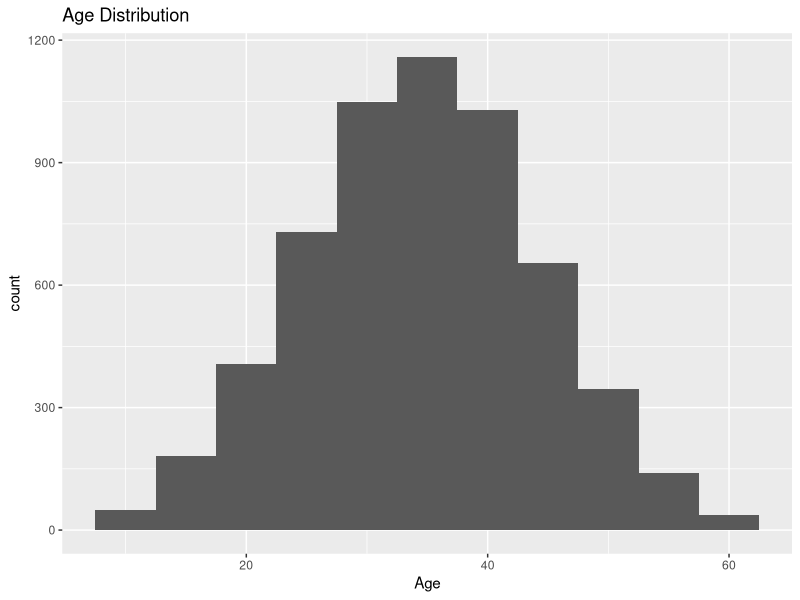
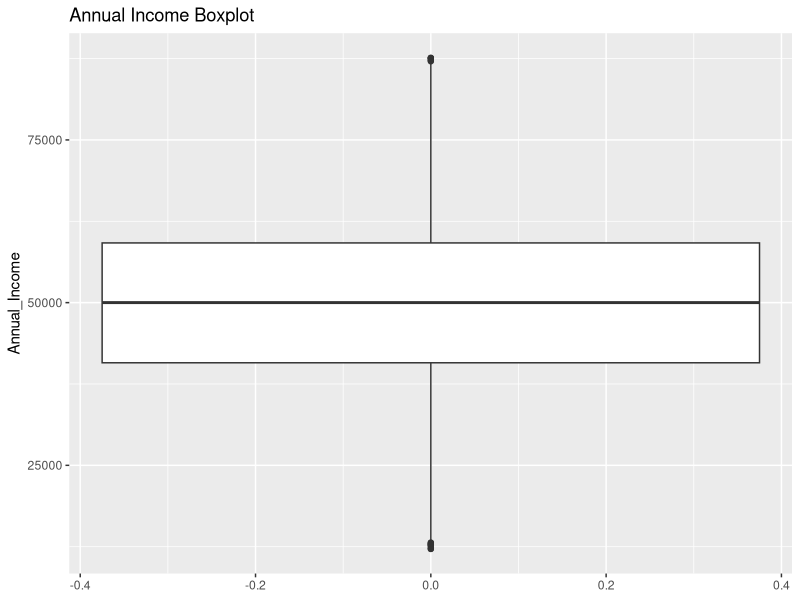
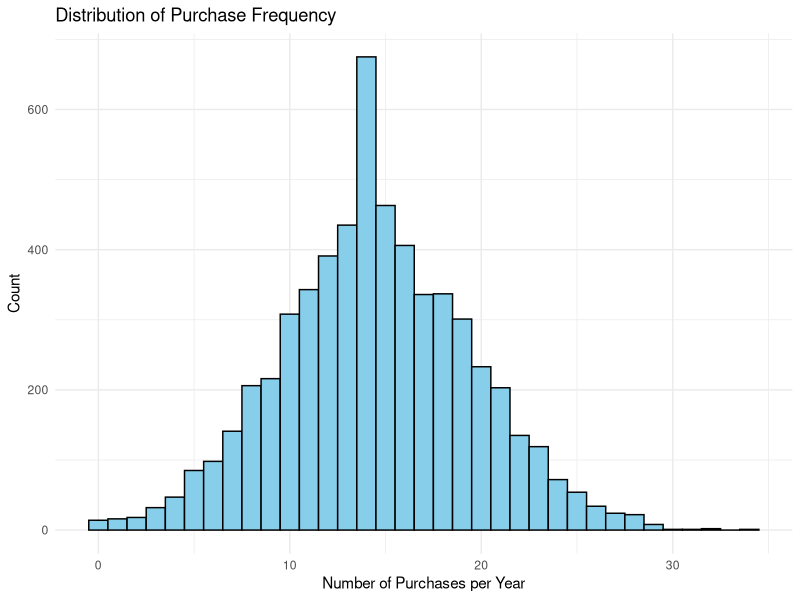
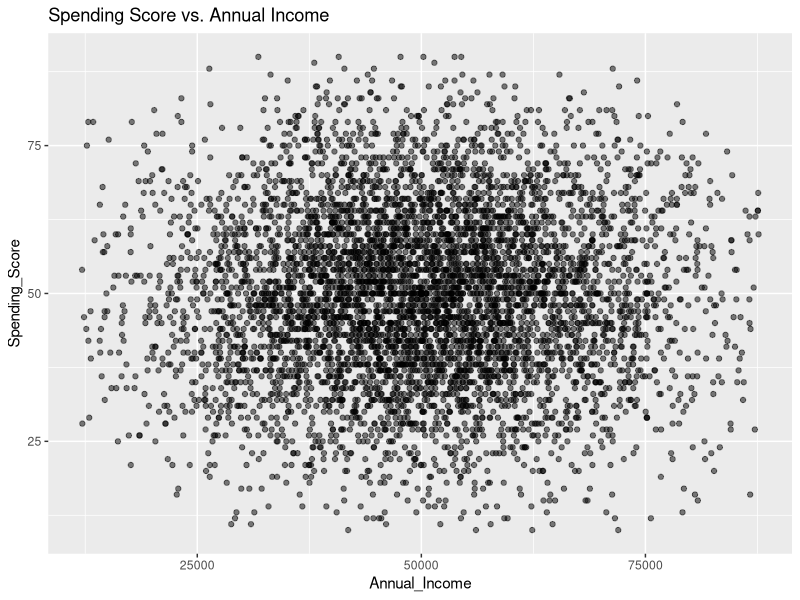
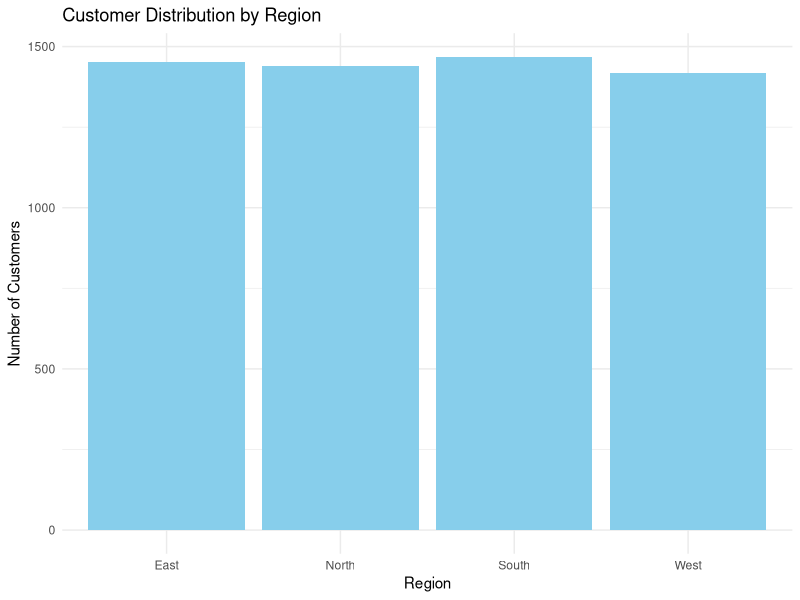
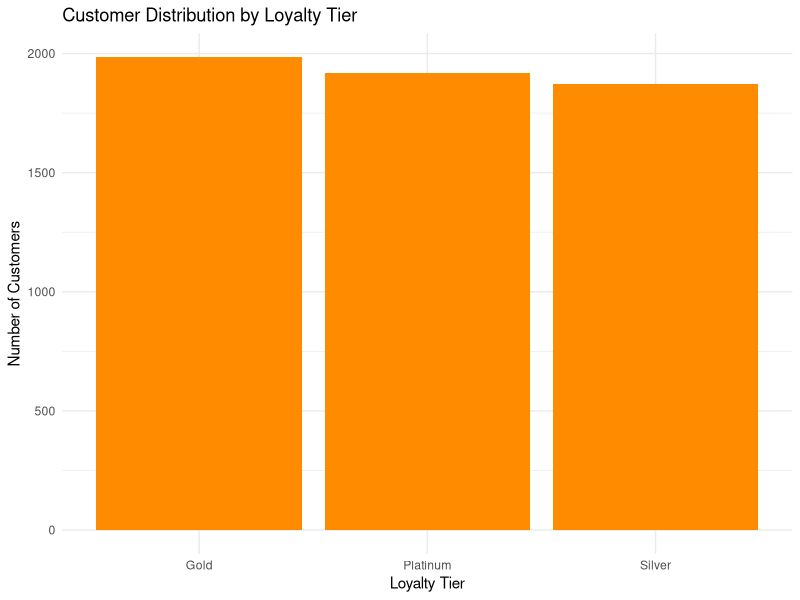
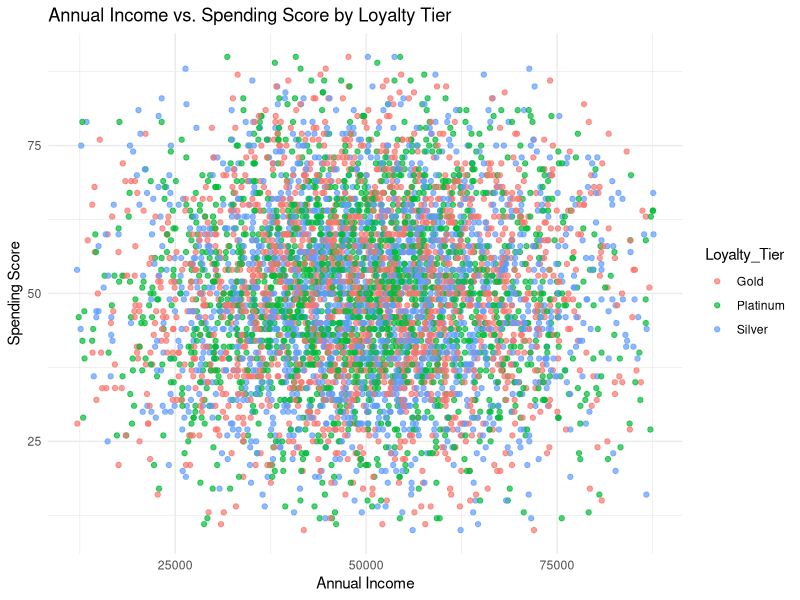
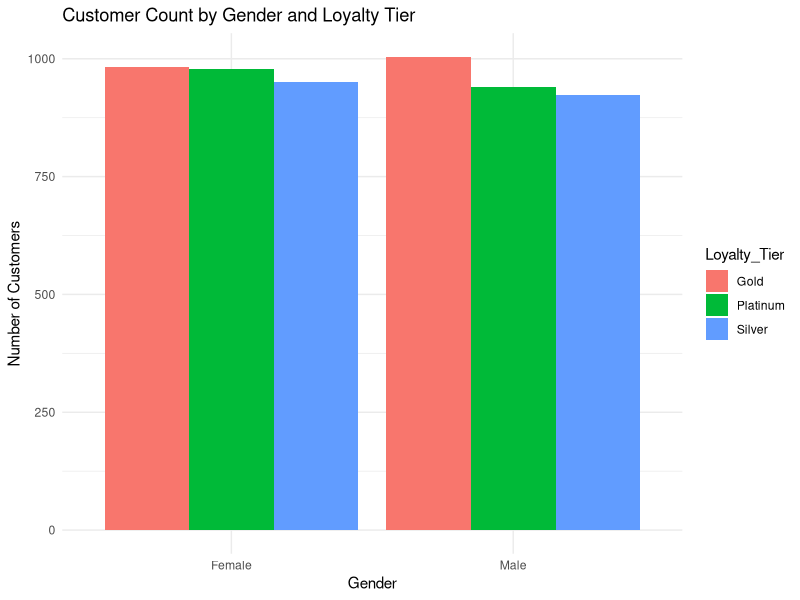

Reproduce these figures in R, in order.
# Project Milestone 1, ALY 6010, 12/11/2024

# load necessary libraries
library(dplyr)
library(ggplot2)
library(tidyr)

df <- read.csv("customer_satisfaction_survey.csv")

# Initial Data Inspection
head(df)
summary(df)
str(df)

# Check for missing values
colSums(is.na(df))

#Handle missing values(basic imputation)
df_clean <- df %>%
  mutate(
    Annual_Income = ifelse(is.na(Annual_Income), median(Annual_Income, na.rm =TRUE), Annual_Income),
    Spending_Score = ifelse(is.na(Spending_Score), median(Spending_Score, na.rm=TRUE), Spending_Score),
    Purchase_Frequency = ifelse(is.na(Purchase_Frequency), median(Purchase_Frequency, na.rm=TRUE), Purchase_Frequency)
  )

# Check that there are no missing values
colSums(is.na(df_clean))

#Check for outliers in the numerical columns
iqr_age <- IQR(df_clean$Age, na.rm=TRUE)
iqr_income <- IQR(df_clean$Annual_Income, na.rm=TRUE)
iqr_score <- IQR(df_clean$Spending_Score, na.rm=TRUE)

#Filter out outliers
df_clean <- df_clean %>%
  filter(
    Age >= (quantile(Age, 0.25, na.rm=TRUE) - 1.5 * iqr_age) &
    Age <= (quantile(Age, 0.75, na.rm=TRUE) + 1.5 * iqr_age),
    Annual_Income >= (quantile(Annual_Income, 0.25, na.rm=TRUE) - 1.5 * iqr_income) &
    Annual_Income <= (quantile(Annual_Income, 0.75, na.rm=TRUE) + 1.5 * iqr_income),
    Spending_Score >= (quantile(Spending_Score, 0.25, na.rm=TRUE) - 1.5 * iqr_score) &
    Spending_Score <= (quantile(Spending_Score, 0.75, na.rm=TRUE) + 1.5 * iqr_score)
  )

#Descriptive Statistics
mean_age <- mean(df_clean$Age, na.rm=TRUE)
median_income <- median(df_clean$Annual_Income, na.rm=TRUE)
sd_score <- sd(df_clean$Spending_Score, na.rm=TRUE)

mean_age
median_income
sd_score

#Basic Visualizations for EDA
#Age Distribution
ggplot(df_clean, aes(x=Age)) +
  geom_histogram(binwidth=5) +
  ggtitle("Age Distribution")

#Income box plot
ggplot(df_clean, aes(y = Annual_Income)) +
  geom_boxplot() +
  ggtitle("Annual Income Boxplot")

# Purchase frequency distribution
ggplot(df_clean, aes(x = Purchase_Frequency)) +
  geom_histogram(binwidth = 1, fill = "skyblue", color = "black") +
  labs(title = "Distribution of Purchase Frequency", 
       x = "Number of Purchases per Year", 
       y = "Count") +
  theme_minimal()

# Scatter plot for Spending Score vs. Annual Income
ggplot(df_clean, aes(x=Annual_Income, y=Spending_Score)) +
  geom_point(alpha = 0.5) +
  ggtitle("Spending Score vs. Annual Income")

# Distribution of customers by region
ggplot(df_clean, aes(x= Region)) +
  geom_bar(fill= "skyblue") +
  labs(
    title = "Customer Distribution by Region", 
    x = "Region", 
    y = "Number of Customers") +
  theme_minimal()

#Distribution of customers by loyalty tier
ggplot(df_clean, aes(x = Loyalty_Tier)) +
  geom_bar(fill = "darkorange") +
  labs(title = "Customer Distribution by Loyalty Tier", x = "Loyalty Tier", y = "Number of Customers") +
  theme_minimal()

# Scatter plot of Annual Income vs. Spending Score, colored by Loyalty Tier
ggplot(df_clean, aes(x = Annual_Income, y = Spending_Score, color = Loyalty_Tier)) +
  geom_point(alpha = 0.7) +
  labs(title = "Annual Income vs. Spending Score by Loyalty Tier", x = "Annual Income", y = "Spending Score") +
  theme_minimal()

# Gender distribution within each Loyalty Tier
df_clean %>%
  group_by(Gender, Loyalty_Tier) %>%
  summarise(Customer_Count = n()) %>%
  ggplot(aes(x = Gender, y = Customer_Count, fill = Loyalty_Tier)) +
  geom_bar(stat = "identity", position = "dodge") +
  labs(title = "Customer Count by Gender and Loyalty Tier", x = "Gender", y = "Number of Customers") +
  theme_minimal()

# Box plot for Spending Score by Region
ggplot(df_clean, aes(x = Region, y = Spending_Score, fill = Region)) +
  geom_boxplot() +
  labs(title = "Spending Score by Region", x = "Region", y = "Spending Score") +
  theme_minimal()

# Creating new columns for additional insights
# Income Brackets
df_clean <- df_clean %>%
  mutate(
    Income_Bracket = case_when(
      Annual_Income < 30000 ~ "Low",
      Annual_Income >= 30000 & Annual_Income < 70000 ~ "Medium",
      Annual_Income >= 70000 ~ "High"
    )
  )

# High vs. low spending score
df_clean <- df_clean %>%
  mutate(
    Spending_Category = ifelse(Spending_Score > median(Spending_Score, na.rm=TRUE), "High", "Low")
  )

#Age grouping
df_clean <- df_clean %>%
  mutate(
    Age_Group = case_when(
      Age < 20 ~ "Teen",
      Age >= 20 & Age < 40 ~ "Young Adult",
      Age >= 40 & Age < 60 ~ "Adult",
      Age >= 60 ~ "Senior"
    )
  )

# Distribution of customers across Income Brackets
ggplot(df_clean, aes(x = Income_Bracket)) +
  geom_bar(fill = "skyblue") +
  labs(
    title = "Distribution of Customers by Income Bracket", 
    x = "Income Bracket", 
    y = "Count")

#Age group vs. Income brackets
ggplot(df_clean, aes(x = Age_Group, fill = Income_Bracket)) +
  geom_bar(position = "fill") +
  labs(
    title = "Income Bracket Distribution Across Age Groups", 
    x = "Age Group", 
    y = "Proportion") +
  scale_y_continuous(labels = scales::percent_format())

# High vs. low spending score
df_clean %>%
  count(Spending_Category) %>%
  mutate(Percentage = n / sum(n) * 100) %>%
  ggplot(aes(x = "", y = n, fill = Spending_Category)) +
  geom_bar(stat = "identity", width = 1) +
  coord_polar("y") +
  geom_text(aes(label = paste0(round(Percentage, 1), "%")), 
            position = position_stack(vjust = 0.5)) + # Position labels inside the pie
  labs(title = "High vs. Low Spending Score") +
  theme_void()

# export the clean dataset
write.csv(df_clean, file="customer_satisfaction_survey_clean.csv")

